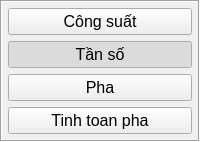
       <widget class="QFrame" name="frame_3">
        <property name="frameShape">
         <enum>QFrame::Box</enum>
        </property>
        <property name="frameShadow">
         <enum>QFrame::Sunken</enum>
        </property>
        <layout class="QGridLayout" name="gridLayout_7">
         <property name="leftMargin">
          <number>6</number>
         </property>
         <property name="topMargin">
          <number>6</number>
         </property>
         <property name="rightMargin">
          <number>6</number>
         </property>
         <property name="bottomMargin">
          <number>6</number>
         </property>
         <item row="3" column="0">
          <widget class="QPushButton" name="pushButton_num_control_afreq">
           <property name="sizePolicy">
            <sizepolicy hsizetype="Preferred" vsizetype="Preferred">
             <horstretch>0</horstretch>
             <verstretch>0</verstretch>
            </sizepolicy>
           </property>
           <property name="font">
            <font>
             <pointsize>12</pointsize>
            </font>
           </property>
           <property name="text">
            <string>Tần số</string>
           </property>
           <property name="checkable">
            <bool>true</bool>
           </property>
           <property name="checked">
            <bool>true</bool>
           </property>
           <property name="autoExclusive">
            <bool>true</bool>
           </property>
          </widget>
         </item>
         <item row="1" column="0">
          <widget class="QPushButton" name="pushButton_num_control_amp">
           <property name="sizePolicy">
            <sizepolicy hsizetype="Preferred" vsizetype="Preferred">
             <horstretch>0</horstretch>
             <verstretch>0</verstretch>
            </sizepolicy>
           </property>
           <property name="font">
            <font>
             <pointsize>12</pointsize>
            </font>
           </property>
           <property name="text">
            <string>Công suất</string>
           </property>
           <property name="checkable">
            <bool>true</bool>
           </property>
           <property name="autoExclusive">
            <bool>true</bool>
           </property>
          </widget>
         </item>
         <item row="4" column="0">
          <widget class="QPushButton" name="pushButton_num_control_phase">
           <property name="sizePolicy">
            <sizepolicy hsizetype="Preferred" vsizetype="Preferred">
             <horstretch>0</horstretch>
             <verstretch>0</verstretch>
            </sizepolicy>
           </property>
           <property name="font">
            <font>
             <pointsize>12</pointsize>
            </font>
           </property>
           <property name="text">
            <string>Pha</string>
           </property>
           <property name="checkable">
            <bool>true</bool>
           </property>
           <property name="autoExclusive">
            <bool>true</bool>
           </property>
          </widget>
         </item>
         <item row="5" column="0">
          <widget class="QPushButton" name="pushButton_num_control_phase_2">
           <property name="sizePolicy">
            <sizepolicy hsizetype="Preferred" vsizetype="Preferred">
             <horstretch>0</horstretch>
             <verstretch>0</verstretch>
            </sizepolicy>
           </property>
           <property name="font">
            <font>
             <pointsize>12</pointsize>
            </font>
           </property>
           <property name="text">
            <string>Tinh toan pha</string>
           </property>
           <property name="checkable">
            <bool>true</bool>
           </property>
           <property name="autoExclusive">
            <bool>true</bool>
           </property>
          </widget>
         </item>
        </layout>
       </widget>
